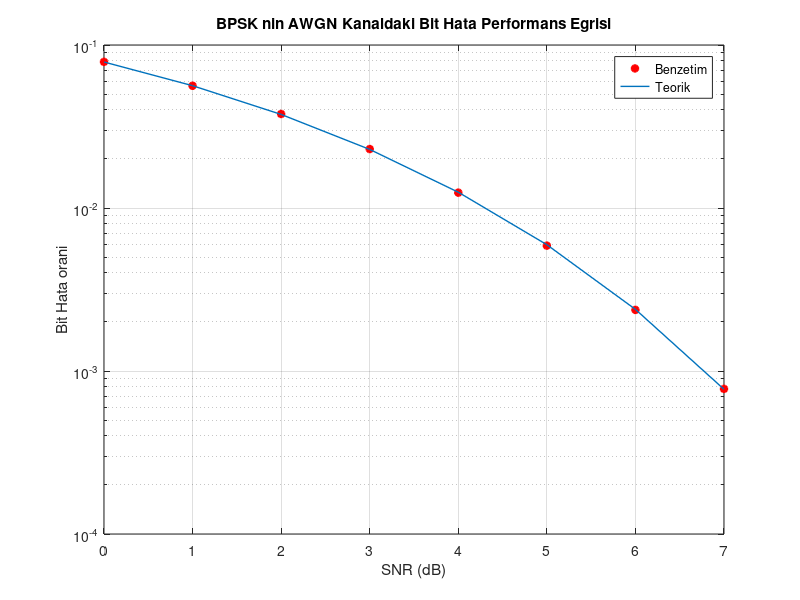

Recreate this plot in MATLAB.
close;clear;clc;
 N=1e6; % Gonderilecek Bit Sayisi
 Snr_dB = 0:1:7;
 data=double(randn(1,N)>=0); % N adet veri uretimi 
% qpsk_mod = 2*data-1; % Module Edilmis Bit Dizisi
 qpsk_mod = 1/sqrt(2)*(sign(randn(1,N/2))+1i*sign(randn(1,N/2)));  
BER = zeros(1,length(Snr_dB)); % Dongu Icin Gerekli Alanin Olusturulmasi 
 i=1;
 for k = Snr_dB
 Snr_Lin = 10.^(k/10);
 noiseSigma = sqrt(1./(2*Snr_Lin)); % Isaret Gurultu Oraninin Lineere Cevrilmesi
 noise = noiseSigma*1/sqrt(2)*(randn(1,N/2)+1i*randn(1,N/2)); 
 %qpsk_mod = 1/sqrt(2)*(sign(randn(1,N/2))+1i*sign(randn(1,N/2))); 
 received = qpsk_mod + noise;
 dataR=(sign(real(qpsk_mod))+1)/2;
 dataI=(sign(imag(qpsk_mod))+1)/2;
 estimatedBitsR=real(received)>=0; 
 estimatedBitsI=imag(received)>=0;
 
BER(i) = (sum(xor(dataR,estimatedBitsR))+sum(xor(dataI,estimatedBitsI)))/N; ; % Bit Hata Matrisi
 i=i+1;
 end
 semilogy(Snr_dB,BER,'r*','LineWidth',2) % Sonucu Logaritmik Cizdirme 
 title('BPSK nin AWGN Kanaldaki Bit Hata Performans Egrisi'); % Baslik Olusturulmasi 
 xlabel('SNR (dB)'); % Yatay Eksenin Isimlendirilmesi 
 ylabel('Bit Hata orani'); % Dikey Eksenin Isimlendirilmesi 
 grid on; % Izgaranin Acilmasi
 hold on; 
 theoreticalBER = 0.5*erfc(sqrt(10.^(Snr_dB/10))); % Teorik Egri 
 semilogy(Snr_dB,theoreticalBER,'-','LineWidth',1) % Teorik Egrinin Cizilmesi 
 legend('Benzetim','Teorik'); % Etiketlerin Olusturulmasi
